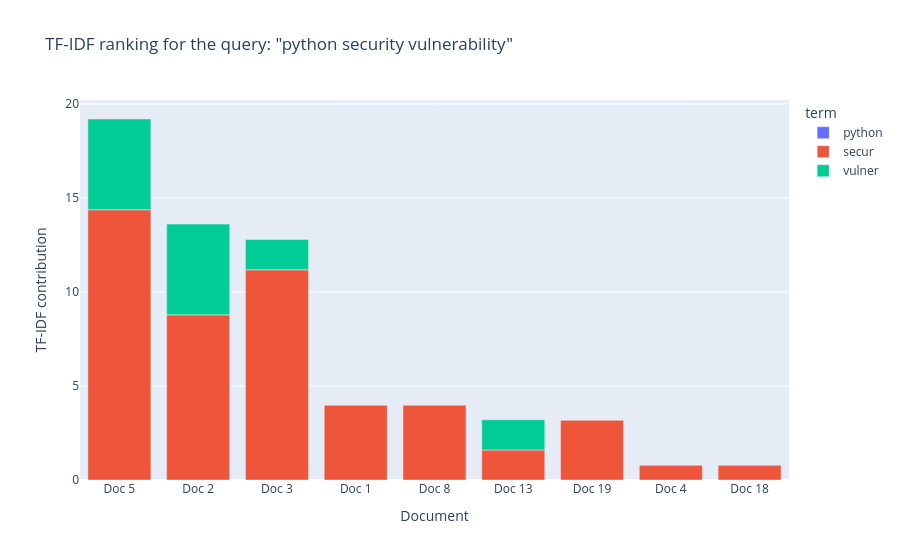

Write notebook code for a chart like this one.
### Markdown cell above
### 🧩 Antonio — 5.2 Ranking chart: why the top document ranks first

The chart shows the TF-IDF score of each matching document for the demo query. Each bar is split by query term, so you can see **which word gives each document its score**.

### Code cell
# 🧩 Antonio — 5.2 Ranking chart (stacked by query term)
import plotly.express as px

ranking = rank_documents(demo_query)
breakdown = tfidf_breakdown(demo_query)
chart_data = breakdown[breakdown['doc_id'].isin(ranking['doc_id'])].copy()
order = [f"Doc {i}" for i in ranking['doc_id']]
chart_data['document'] = chart_data['doc_id'].apply(lambda i: f"Doc {i}")

fig = px.bar(chart_data, x='document', y='tf_idf', color='term',
             category_orders={'document': order},
             title=f'TF-IDF ranking for the query: "{demo_query}"',
             labels={'tf_idf': 'TF-IDF contribution', 'document': 'Document'})
fig.show()

### Figure 1 — Plotly figure (JSON) as saved in the notebook; plotly's stock layout.template omitted (floating-point values rounded to 4 significant figures)
{"data": [{"hovertemplate": "term=python<br>Document=%{x}<br>TF-IDF contribution=%{y}<extra></extra>", "legendgroup": "python", "marker": {"color": "#636efa", "pattern": {"shape": ""}}, "name": "python", "orientation": "v", "showlegend": true, "textposition": "auto", "type": "bar", "x": ["Doc 1", "Doc 2", "Doc 3", "Doc 4", "Doc 5", "Doc 8", "Doc 13", "Doc 18", "Doc 19"], "xaxis": "x", "y": [0.0, 0.0, 0.0, 0.0, 0.0, 0.0, 0.0, 0.0, 0.0], "yaxis": "y"}, {"hovertemplate": "term=secur<br>Document=%{x}<br>TF-IDF contribution=%{y}<extra></extra>", "legendgroup": "secur", "marker": {"color": "#EF553B", "pattern": {"shape": ""}}, "name": "secur", "orientation": "v", "showlegend": true, "textposition": "auto", "type": "bar", "x": ["Doc 1", "Doc 2", "Doc 3", "Doc 4", "Doc 5", "Doc 8", "Doc 13", "Doc 18", "Doc 19"], "xaxis": "x", "y": [3.993, 8.784, 11.18, 0.7985, 14.37, 3.993, 1.597, 0.7985, 3.194], "yaxis": "y"}, {"hovertemplate": "term=vulner<br>Document=%{x}<br>TF-IDF contribution=%{y}<extra></extra>", "legendgroup": "vulner", "marker": {"color": "#00cc96", "pattern": {"shape": ""}}, "name": "vulner", "orientation": "v", "showlegend": true, "textposition": "auto", "type": "bar", "x": ["Doc 1", "Doc 2", "Doc 3", "Doc 4", "Doc 5", "Doc 8", "Doc 13", "Doc 18", "Doc 19"], "xaxis": "x", "y": [0.0, 4.828, 1.609, 0.0, 4.828, 0.0, 1.609, 0.0, 0.0], "yaxis": "y"}], "layout": {"barmode": "relative", "legend": {"title": {"text": "term"}, "tracegroupgap": 0}, "title": {"text": "TF-IDF ranking for the query: \"python security vulnerability\""}, "xaxis": {"anchor": "y", "categoryarray": ["Doc 5", "Doc 2", "Doc 3", "Doc 1", "Doc 8", "Doc 13", "Doc 19", "Doc 4", "Doc 18"], "categoryorder": "array", "domain": [0, 1], "title": {"text": "Document"}}, "yaxis": {"anchor": "x", "domain": [0, 1], "title": {"text": "TF-IDF contribution"}}}}
